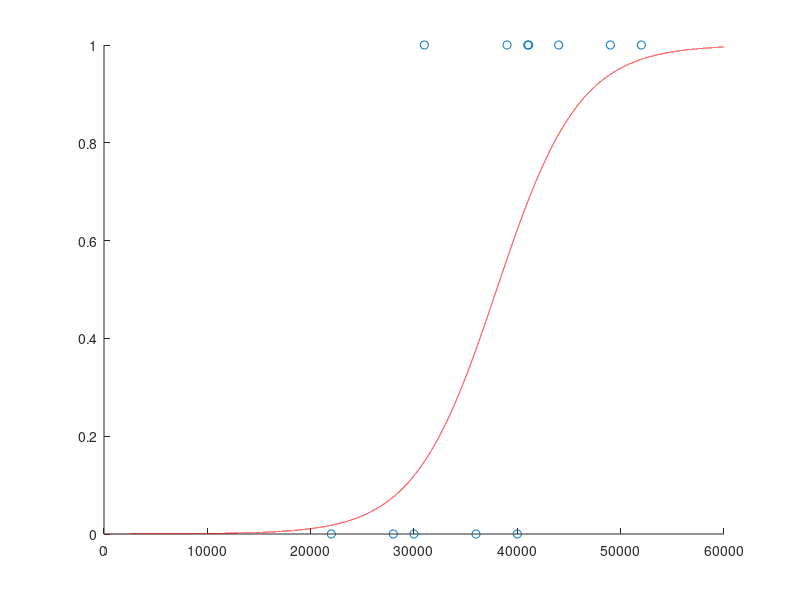

MATLAB code to generate this figure: (Note: this script raises an error after producing the figure.)
k =0.00025;
x0=38000;
e=2.7182818284590452
t = [0,0,0,1,0,1,0,1,1,1,1,1]
x = [22000, 28000, 30000, 31000, 36000, 39000, 40000, 41000, 41100, 44000, 49000,52000]


logistic = @(x) 1/(1+e^(-k*(x-x0)));
domain = 0:60000;

hold on;
plot(domain,arrayfun(logistic, domain),'-r');
scatter(x,t);


logistic = @(x) 1/(1+e^x);
w=[37000*0.00025,-0.00025];
%w=[x0*k,-k]

m=@(x) logistic(lin_hyp(w,x));
m
plot(domain,arrayfun(m,domain),'-g');
hold off

